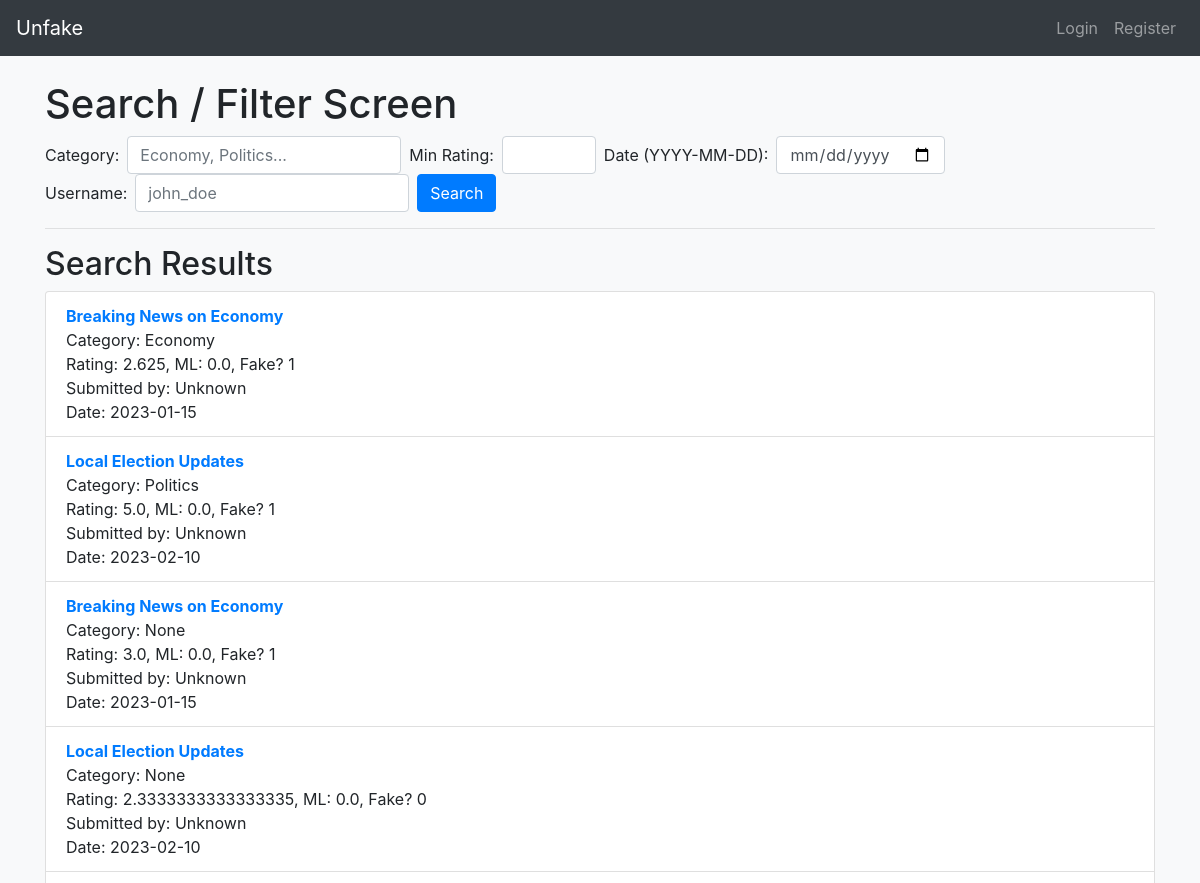
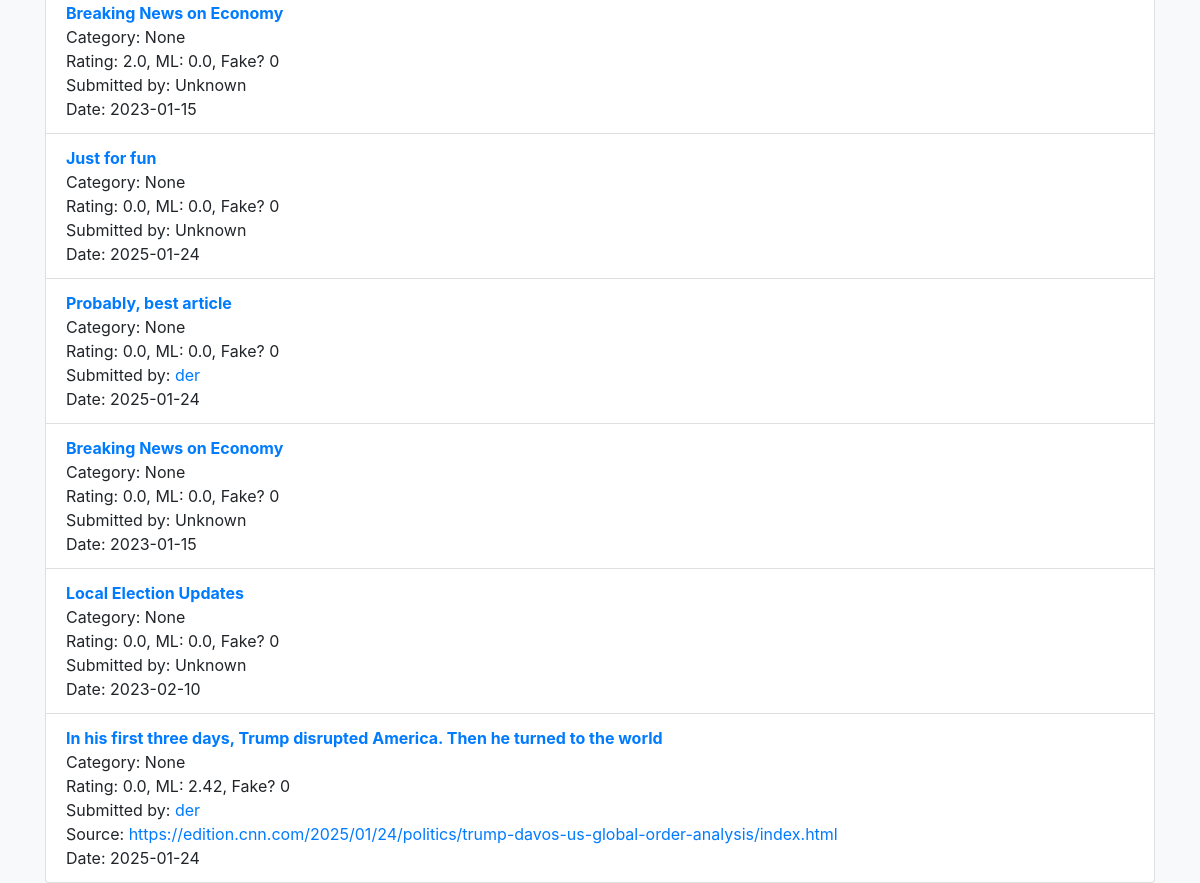
Screenshot of /search with the database file from the repository (2 pictures, top to bottom).
### tables this page shows
CREATE TABLE articles (
    article_id INTEGER PRIMARY KEY AUTOINCREMENT,
    title TEXT NOT NULL,
    contents TEXT,
    author_name TEXT,
    publication_date DATE,
    overall_rating REAL DEFAULT 0,
    is_fake BOOLEAN DEFAULT 0
, submitter_id INT, ml_score REAL DEFAULT 0, source_link TEXT);

### app.py (the view)
@app.route('/search', methods=['GET'])
def search_articles():
    from db import search_articles_db
    cat = request.args.get('category', None)
    min_rating = request.args.get('min_rating', None)
    date = request.args.get('publication_date', None)
    username = request.args.get('username', None)
    results = search_articles_db(category=cat, min_rating=min_rating,
                                 publication_date=date, username=username)
    return render_template('search.html', results=results)

### db.py (called while the page is built)
def get_connection():
    db_path = os.path.join(os.getcwd(), "unfake.db")  # Ensures DB is in the working directory
    conn = sqlite3.connect(db_path)
    conn.row_factory = sqlite3.Row
    return conn

### templates/search.html (shortened to what this page needs)
{% extends "base.html" %}
{% block content %}
<h1>Search / Filter Screen</h1>
<form method="GET" class="form-inline" action="{{ url_for('search_articles') }}">
  <div class="form-group mr-2">
    <label>Category:</label>
    <input type="text" name="category" class="form-control ml-2" placeholder="Economy, Politics...">
  </div>
  <div class="form-group mr-2">
    <label>Min Rating:</label>
    <input type="number" name="min_rating" min="0" max="5" class="form-control ml-2">
  </div>
  <div class="form-group mr-2">
    <label>Date (YYYY-MM-DD):</label>
    <input type="date" name="publication_date" class="form-control ml-2">
  </div>
  <div class="form-group mr-2">
    <label>Username:</label>
    <input type="text" name="username" class="form-control ml-2" placeholder="john_doe">
  </div>
  <button type="submit" class="btn btn-primary">Search</button>
</form>
<hr>
{% if results and results|length > 0 %}
  <h2>Search Results</h2>
  <ul class="list-group">
    {% for art in results %}
    <li class="list-group-item">
      <strong>
        <a href="{{ url_for('article_detail', article_id=art['article_id']) }}">
          {{ art['title'] }}
        </a>
      </strong>
      <br>Category: {{ art['category_list'] if art['category_list'] else 'None' }}
      <br>Rating: {{ art['overall_rating'] }}, ML: {{ art['ml_score'] }}, Fake? {{ art['is_fake'] }}
      <br>Submitted by:
      {% if art['submitter_id'] %}
        <a href="{{ url_for('user_profile', user_id=art['submitter_id']) }}">
          {{ art['submitter_name'] }}
        </a>
      {% else %}
        Unknown
      {% endif %}
      {% if art['source_link'] %}
        <br>Source: <a href="{{ art['source_link'] }}" target="_blank">{{ art['source_link'] }}</a>
      {% endif %}
      <br>Date: {{ art['publication_date'] }}
    </li>
    {% endfor %}
  </ul>
{% else %}
  <p>No results found or no search performed yet.</p>
{% endif %}
{% endblock %}

### rows the page displays
articles: title "Breaking News on Economy", art "Economy", overall_rating "2.625", ml_score "0.0", is_fake "1", shows "Unknown", publication_date "2023-01-15"
articles: title "Local Election Updates", art "Politics", overall_rating "5.0", ml_score "0.0", is_fake "1", shows "Unknown", publication_date "2023-02-10"
articles: title "Breaking News on Economy", art "None", overall_rating "3.0", ml_score "0.0", is_fake "1", shows "Unknown", publication_date "2023-01-15"
articles: title "Local Election Updates", art "None", overall_rating "2.3333333333333335", ml_score "0.0", is_fake "0", shows "Unknown", publication_date "2023-02-10"
articles: title "Breaking News on Economy", art "None", overall_rating "2.0", ml_score "0.0", is_fake "0", shows "Unknown", publication_date "2023-01-15"
articles: title "Just for fun", art "None", overall_rating "0.0", ml_score "0.0", is_fake "0", shows "Unknown", publication_date "2025-01-24"
articles: title "Probably, best article", art "None", overall_rating "0.0", ml_score "0.0", is_fake "0", submitter_name "der", publication_date "2025-01-24"
articles: title "Breaking News on Economy", art "None", overall_rating "0.0", ml_score "0.0", is_fake "0", shows "Unknown", publication_date "2023-01-15"
articles: title "Local Election Updates", art "None", overall_rating "0.0", ml_score "0.0", is_fake "0", shows "Unknown", publication_date "2023-02-10"
articles: title "In his first three days, Trump disrupted America. Then he turned to the world", art "None", overall_rating "0.0", ml_score "2.42", is_fake "0", submitter_name "der", source_link "https://edition.cnn.com/2025/01/24/politics/trump-davos-us-global-order-analysis/index.html", publication_date "2025-01-24"
